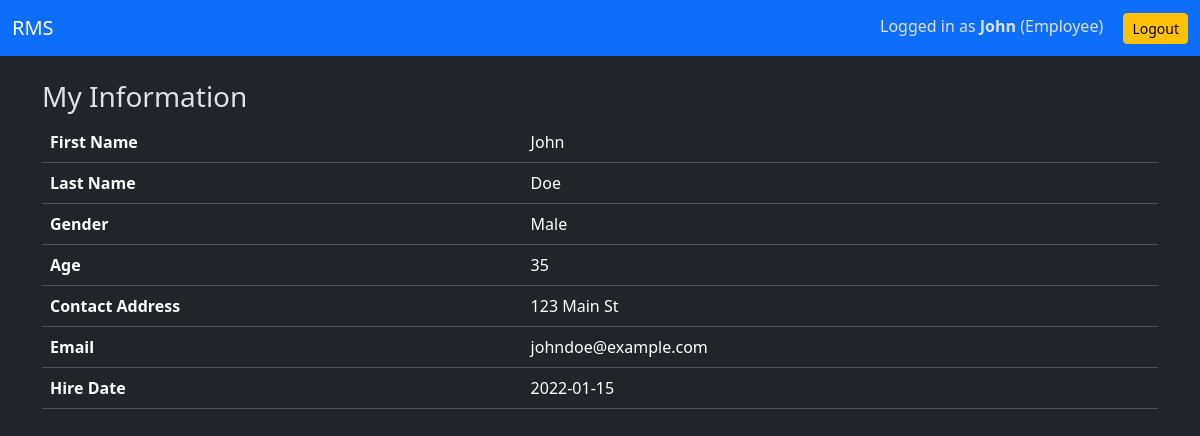
/employee/profile.php (signed in), run on the app's committed database.
### tables this page shows
CREATE TABLE Employees (
    employee_id INT AUTO_INCREMENT PRIMARY KEY,
    pd_id INT,
    first_name VARCHAR(50) NOT NULL,
    last_name VARCHAR(50) NOT NULL,
    gender ENUM('Male','Female','Other'),
    age INT,
    contact_address VARCHAR(255),
    email VARCHAR(100) UNIQUE NOT NULL,
    password VARCHAR(255) NOT NULL,
    hire_date DATE NOT NULL,
    FOREIGN KEY (pd_id) REFERENCES Posts_and_Departments(pd_id) ON DELETE SET NULL
);

### employee/profile.php (the view, shortened to what this page needs)
<?php
$db = get_db();
$row = $db->query("SELECT * FROM Employees WHERE employee_id=".$_SESSION["user_id"])->fetch_assoc();
$user = $row['first_name'];
$role = "employee";
?>
<!DOCTYPE html>
<html lang="en" data-bs-theme="dark">
<head>
    <link href="https://cdn.jsdelivr.net/npm/bootstrap@5.3.3/dist/css/bootstrap.min.css" rel="stylesheet">
</head>
<body>
<?php include "../includes/navbar.php"; ?>
<div class="container">
    <h3>My Information</h3>
    <table class="table table-dark">
        <?php foreach ($row as $k=>$v)
            if (!in_array($k, ['password','employee_id','pd_id']))
                echo "<tr><th>".ucwords(str_replace("_"," ",$k))."</th><td>".htmlspecialchars($v)."</td></tr>";
        ?>
    </table>
</div>
</body>
</html>

### includes/navbar.php (shortened to what this page needs)
<nav class="navbar navbar-expand-lg navbar-dark bg-primary mb-4">
  <div class="container-fluid">
    <a class="navbar-brand" href="../dashboard.php">RMS</a>
    <div>
      <span class="me-3">Logged in as <b><?=htmlspecialchars($user)?></b> (<?=ucfirst($role)?>)</span>
      <a href="/logout.php" class="btn btn-sm btn-warning">Logout</a>
    </div>
  </div>
</nav>

### data on the page
employees: first_name "John", last_name "Doe", gender "Male", age "35", contact_address "123 Main St", email "johndoe@example.com", hire_date "2022-01-15"

### other printed values
$role "Employee"
str_replace("_"," ",$k) "First Name"
str_replace("_"," ",$k) "Last Name"
str_replace("_"," ",$k) "Gender"
str_replace("_"," ",$k) "Age"
str_replace("_"," ",$k) "Contact Address"
str_replace("_"," ",$k) "Email"
str_replace("_"," ",$k) "Hire Date"
